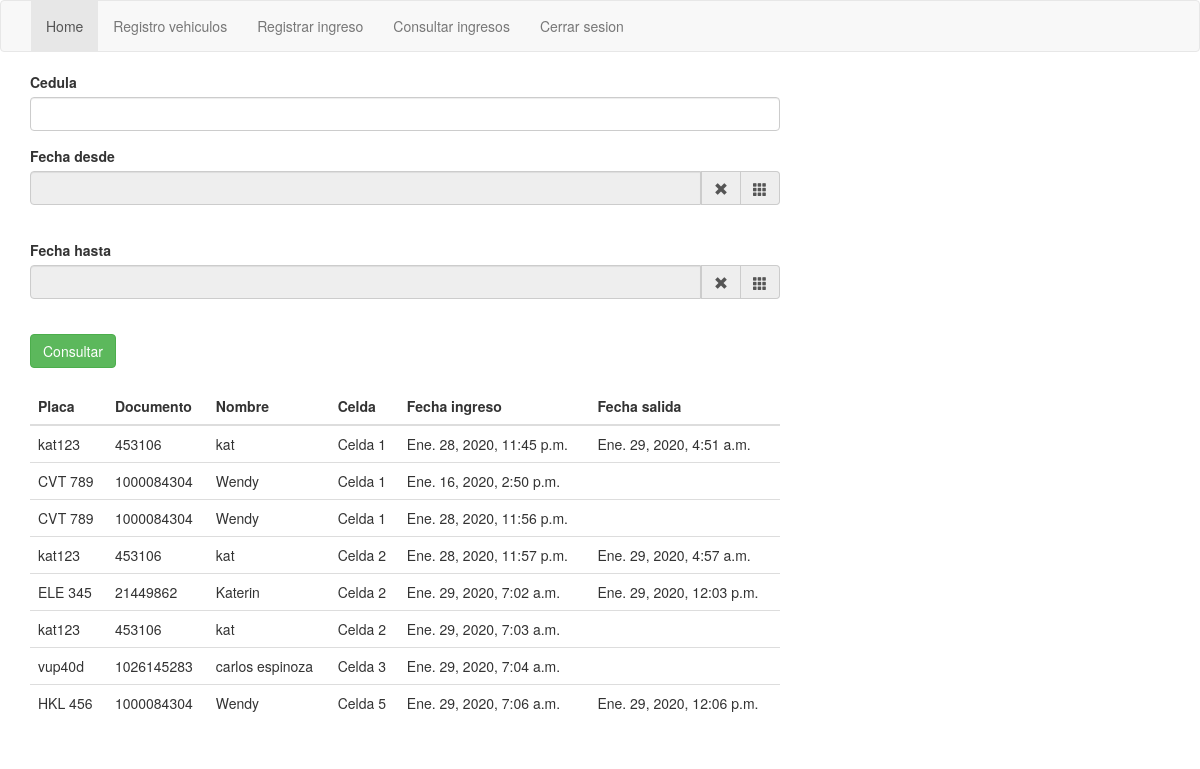
The page /gestion/consultar/ingresos (signed in) on the database as committed earlier.
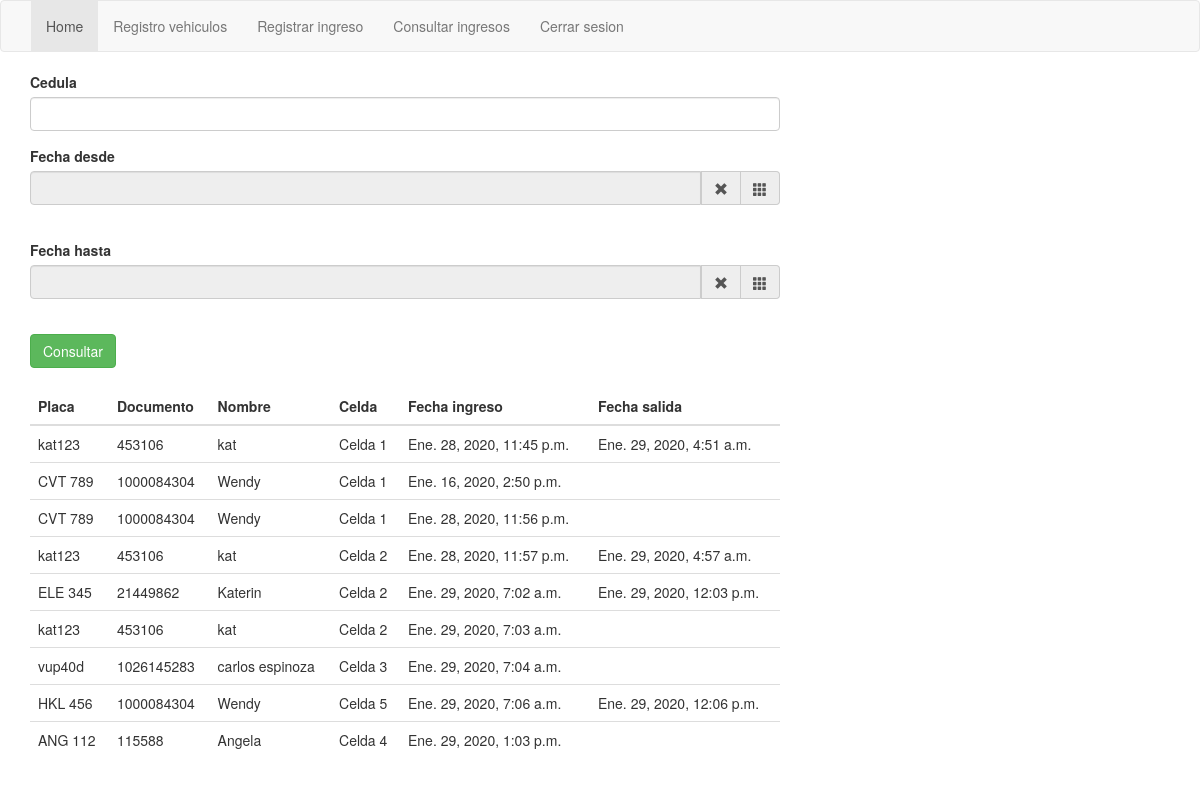
The same page on the database as committed later.
### gestion/models.py (models this page shows)
class Registro(models.Model):
    vehiculo = models.ForeignKey(Vehiculo, verbose_name='Vehiculo', on_delete=models.CASCADE)
    celda = models.ForeignKey(Celda, verbose_name='Celda', on_delete=models.CASCADE)
    fecha = models.DateTimeField('Fecha ingreso')
    fecha_salida = models.DateTimeField('Fecha salida', null=True, blank=True)

class Vehiculo(models.Model):
    cliente = models.ForeignKey(Cliente, verbose_name='cliente', on_delete=models.CASCADE)
    cilindraje = models.CharField('Cilindraje', max_length=200, null=True, blank=True)
    tiempos = models.CharField('Tiempos', max_length=200, null=True, blank=True)
    placa = models.CharField('Placa', max_length=200)
    modelo = models.CharField('Modelo', max_length=200, null=True, blank=True)
    puertas = models.IntegerField('Puertas', null=True, blank=True)
    foto = models.FileField('Foto', upload_to='vehiculos', null=True, blank=True)
    tipo = models.ForeignKey(TipoVehiculo, verbose_name='Tipo vehiculo', on_delete=models.CASCADE)
    def __str__(self):
        return self.placa

class Cliente(models.Model):
    documento = models.CharField('Documento', max_length=200)
    tipo_documento = models.ForeignKey(TipoDocumento, verbose_name='Tipo documento', on_delete=models.CASCADE)
    nombre = models.CharField('Nombre', max_length=200)
    def __str__(self):
        return self.nombre

class Celda(models.Model):
    numero = models.IntegerField('Numero')
    descripcion = models.CharField('Nombre', max_length=200)
    ocupada = models.BooleanField('Estado', default=False)
    def __str__(self):
        return self.descripcion

### gestion/views.py (the view)
# urls.py: path('consultar/ingresos', login_required(views.consultar_ingresos), name='consultar_ingresos'),
def consultar_ingresos(request):
    if request.POST:
        if request.POST['fecha_desde'] and request.POST['fecha_hasta'] and request.POST['documento']:
            clientes = models.Cliente.objects.filter(documento = request.POST['documento']).values_list('id', flat=True)
            vehiculos = models.Vehiculo.objects.filter(cliente__in = clientes).values_list('id', flat=True)
            ingresos = models.Registro.objects.filter(vehiculo__in = vehiculos,
                                            fecha__range=[request.POST['fecha_desde'], request.POST['fecha_hasta']])
        elif request.POST['documento']:
            clientes = models.Cliente.objects.filter(documento = request.POST['documento']).values_list('id', flat=True)
            vehiculos = models.Vehiculo.objects.filter(cliente__in = clientes).values_list('id', flat=True)
            ingresos = models.Registro.objects.filter(vehiculo__in = vehiculos)
        else:
             messages.warning(request, "Ingrese un valor")
    else:
        ingresos = models.Registro.objects.all()
    return render(request, 'gestion/informe.html',{'ingresos':ingresos})

### gestion/templates/gestion/informe.html (shortened to what this page needs)
{% extends 'gestion/base.html' %}
{% block content %}
    <form method="POST" class="post-form" action = "{% url 'consultar_ingresos' %}">
        <div class="form-group">
          <label for="modelo">Cedula</label>
          <input type="text" class="form-control" name ="documento"  id="documento">
        </div>
        <div class="form-group">
          <label for="dtp_input1" >Fecha desde</label>
          <div class="input-group date form_datetime"  data-date-format="dd MM yyyy" data-link-field="dtp_input1">
              <input class="form-control" size="16" type="text" value="" readonly>
              <span class="input-group-addon"><span class="glyphicon glyphicon-remove"></span></span>
              <span class="input-group-addon"><span class="glyphicon glyphicon-th"></span></span>
          </div>
          <input type="hidden" id="dtp_input1"  name="fecha_desde" value="" /><br/>
        </div>
        <div class="form-group">
          <label for="dtp_input2" >Fecha hasta</label>
          <div class="input-group date form_datetime"  data-date-format="dd MM yyyy " data-link-field="dtp_input2">
              <input class="form-control" size="16" type="text" value="" readonly>
              <span class="input-group-addon"><span class="glyphicon glyphicon-remove"></span></span>
              <span class="input-group-addon"><span class="glyphicon glyphicon-th"></span></span>
          </div>
          <input type="hidden" id="dtp_input2"  name="fecha_hasta" value="" /><br/>
        </div>
        <button type="submit" class="save btn btn-success">Consultar</button>
    </form>
    <br>
 <table class="table">
  <thead>
    <tr>
      <th scope="col">Placa</th>
      <th scope="col">Documento</th>
      <th scope="col">Nombre</th>
      <th scope="col">Celda</th>
      <th scope="col">Fecha ingreso</th>
      <th scope="col">Fecha salida</th>
    </tr>
  </thead>
  <tbody>
    {% for ingreso in ingresos %}
    <tr>
      <td>{{ingreso.vehiculo}}</td>
      <td>{{ingreso.vehiculo.cliente.documento}}</td>
      <td>{{ingreso.vehiculo.cliente}}</td>
      <td>{{ingreso.celda}}</td>
      <td>{{ingreso.fecha}}</td>
      <td> {% if ingreso.fecha_salida %}
        {{ingreso.fecha_salida}}
        {% endif %}
      </td>
    </tr>
    {% endfor %}
  </tbody>
</table>
</body>
{% endblock content %}

Rows that differ between the two databases and show on the page:
added Registro: vehiculo "ANG 112", vehiculo.cliente.documento "115588", vehiculo.cliente "Angela", celda "Celda 4", fecha "Ene. 29, 2020, 1:03 p.m."
